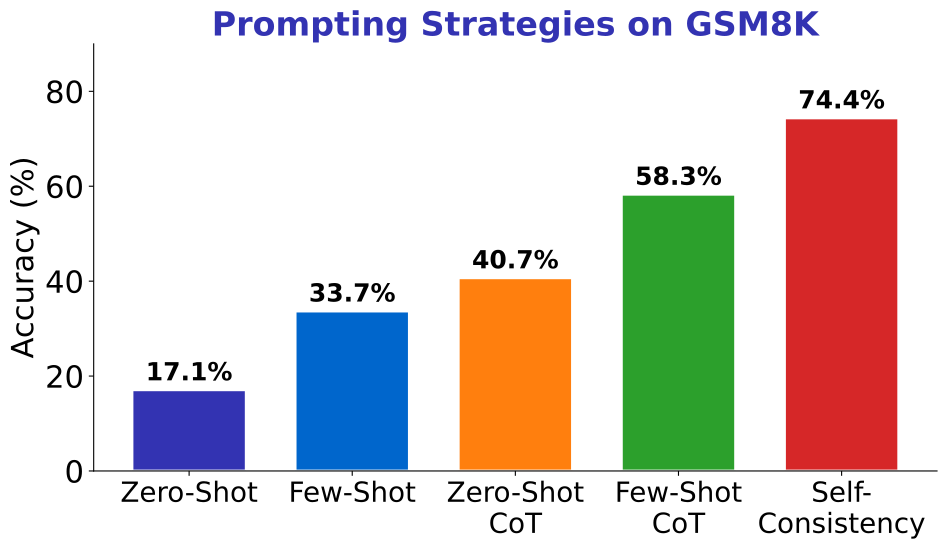

This chart was generated by the following Python code:
"""
Prompting Strategy Comparison (GSM8K Performance)
Week 2 - LLM Foundations for Agents
"""
import matplotlib.pyplot as plt
import numpy as np
from pathlib import Path

plt.rcParams.update({
    'font.size': 24, 'axes.labelsize': 24, 'axes.titlesize': 26,
    'xtick.labelsize': 20, 'ytick.labelsize': 22, 'legend.fontsize': 20,
    'figure.figsize': (10, 6), 'figure.dpi': 150, 'font.family': 'sans-serif'
})

MLPURPLE = '#3333B2'
MLBLUE = '#0066CC'
MLORANGE = '#FF7F0E'
MLGREEN = '#2CA02C'

strategies = ['Zero-Shot', 'Few-Shot', 'Zero-Shot\nCoT', 'Few-Shot\nCoT', 'Self-\nConsistency']
accuracy = [17.1, 33.7, 40.7, 58.3, 74.4]
colors = [MLPURPLE, MLBLUE, MLORANGE, MLGREEN, '#D62728']

fig, ax = plt.subplots(figsize=(10, 6))
bars = ax.bar(strategies, accuracy, color=colors, edgecolor='white', linewidth=2, width=0.7)

for bar, acc in zip(bars, accuracy):
    ax.text(bar.get_x() + bar.get_width()/2, bar.get_height() + 2,
            f'{acc}%', ha='center', fontsize=18, fontweight='bold')

ax.set_ylabel('Accuracy (%)', fontsize=22)
ax.set_ylim(0, 90)
ax.set_title('Prompting Strategies on GSM8K', fontsize=24, fontweight='bold', color=MLPURPLE)
ax.spines['top'].set_visible(False)
ax.spines['right'].set_visible(False)

plt.tight_layout()
plt.savefig(Path(__file__).parent / 'chart.pdf', dpi=300, bbox_inches='tight', facecolor='white')
plt.close()
print(f"Chart saved to {Path(__file__).parent / 'chart.pdf'}")
